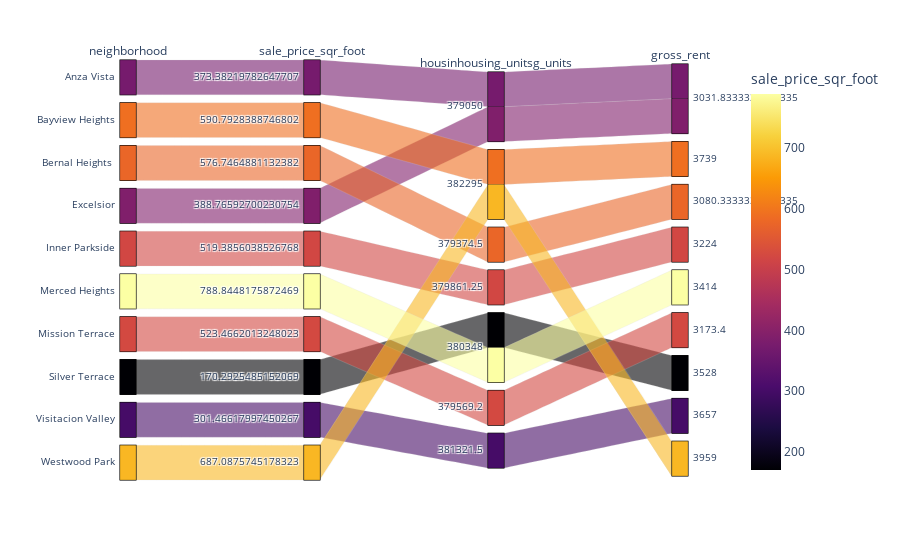

The notebook cell this image was saved under:
### Markdown cell above
### Create a parallel coordinates plot and parallel categories plot of most expensive neighborhoods in San Francisco per year
#### How do I increate line width

### Code cell
# Parallel Categories Plot
# px.parallel_coordinates (df_expensive_neighborhoods_per_year, color = 'sale_price_sqr_foot' )

px.parallel_categories(
    df_expensive_neighborhoods_per_year,
    dimensions=["neighborhood", "sale_price_sqr_foot", "housing_units", 'gross_rent'],
    color="sale_price_sqr_foot",
    color_continuous_scale=px.colors.sequential.Inferno,
    labels={
        "sale_price_sqr_foot": "sale_price_sqr_foot",
        "housing_units": "housinhousing_unitsg_units",
        "gross_rent": "gross_rent",
        "neighborhood": "neighborhood"
    },
)

### Figure 1 — Plotly figure (JSON) as saved in the notebook; plotly's stock layout.template omitted (floating-point values rounded to 4 significant figures)
{"data": [{"dimensions": [{"label": "neighborhood", "values": ["Anza Vista", "Bayview Heights", "Bernal Heights ", "Excelsior", "Inner Parkside", "Merced Heights", "Mission Terrace", "Silver Terrace", "Visitacion Valley", "Westwood Park"]}, {"label": "sale_price_sqr_foot", "values": [373.4, 590.8, 576.7, 388.8, 519.4, 788.8, 523.5, 170.3, 301.5, 687.1]}, {"label": "housinhousing_unitsg_units", "values": [379050, 382295, 379400.0, 379050, 379900.0, 380348, 379600.0, 380348, 381300.0, 382295]}, {"label": "gross_rent", "values": [3032.0, 3739, 3080.0, 3032.0, 3224, 3414, 3173.0, 3528, 3657, 3959]}], "domain": {"x": [0, 1], "y": [0, 1]}, "line": {"color": [373.4, 590.8, 576.7, 388.8, 519.4, 788.8, 523.5, 170.3, 301.5, 687.1], "coloraxis": "coloraxis"}, "name": "", "type": "parcats"}], "layout": {"autosize": true, "coloraxis": {"colorbar": {"title": {"text": "sale_price_sqr_foot"}}, "colorscale": [[0, "#000004"], [0.1111, "#1b0c41"], [0.2222, "#4a0c6b"], [0.3333, "#781c6d"], [0.4444, "#a52c60"], [0.5556, "#cf4446"], [0.6667, "#ed6925"], [0.7778, "#fb9b06"], [0.8889, "#f7d13d"], [1, "#fcffa4"]]}, "legend": {"tracegroupgap": 0}, "margin": {"t": 60}}}
